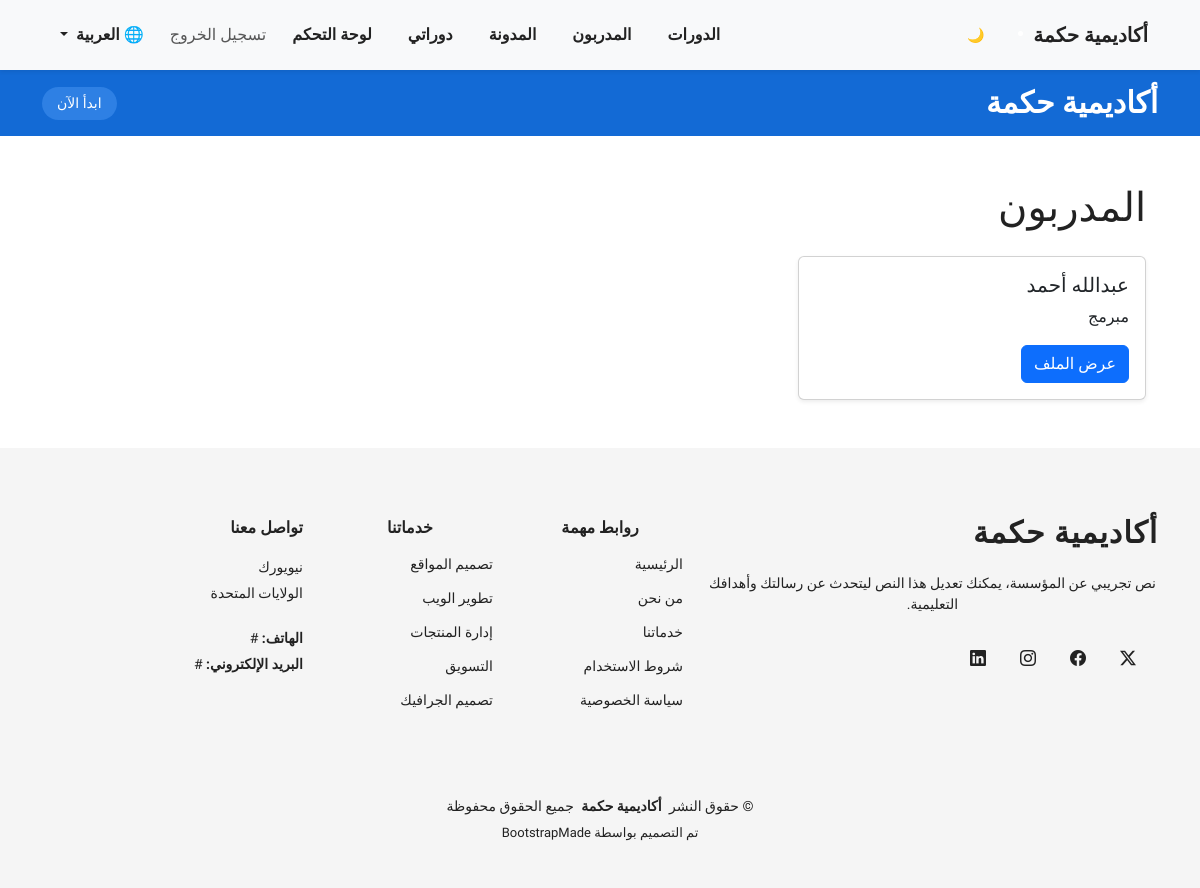
Page /ar/courses/instructors/ (signed in) on the earlier database version.
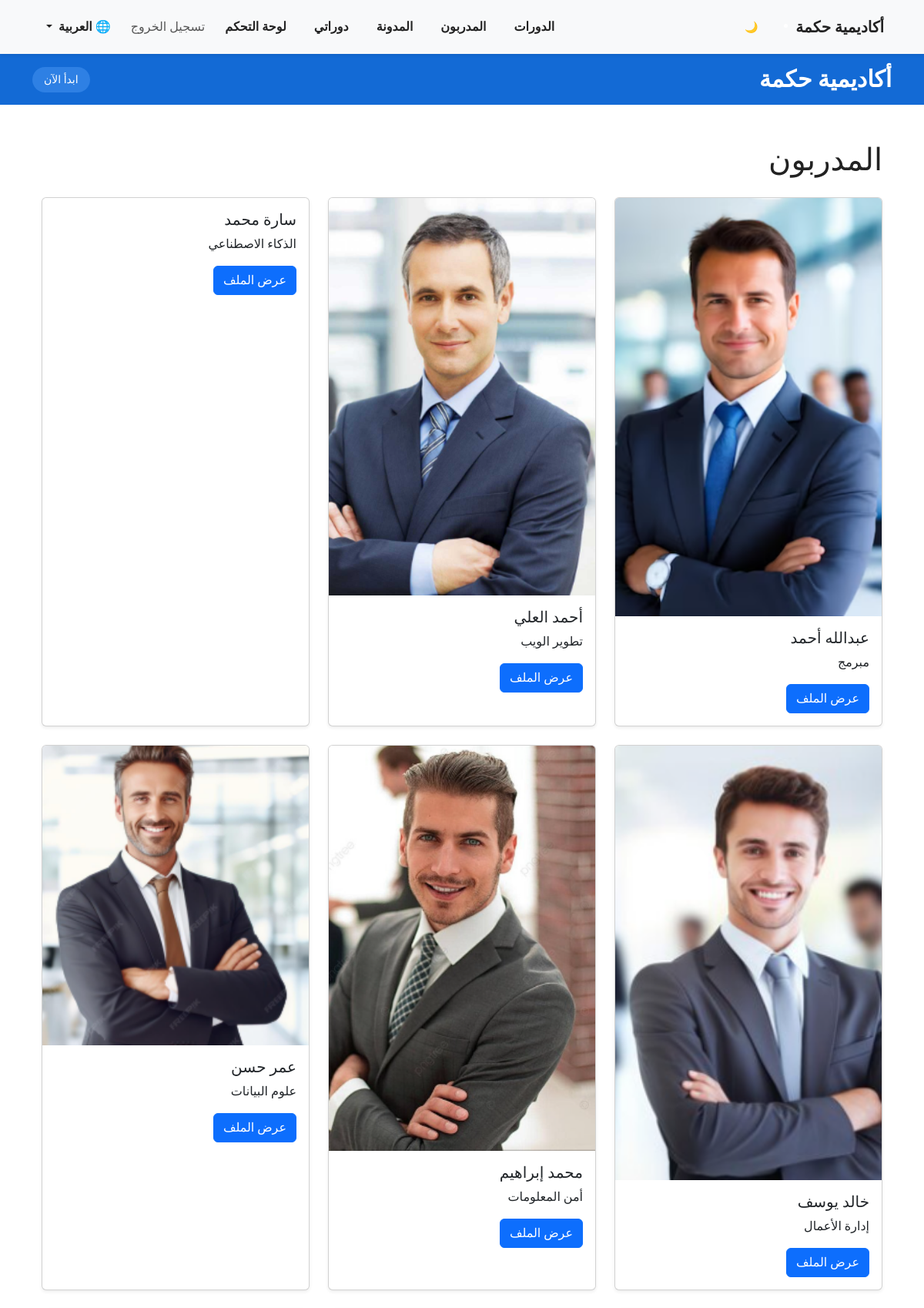
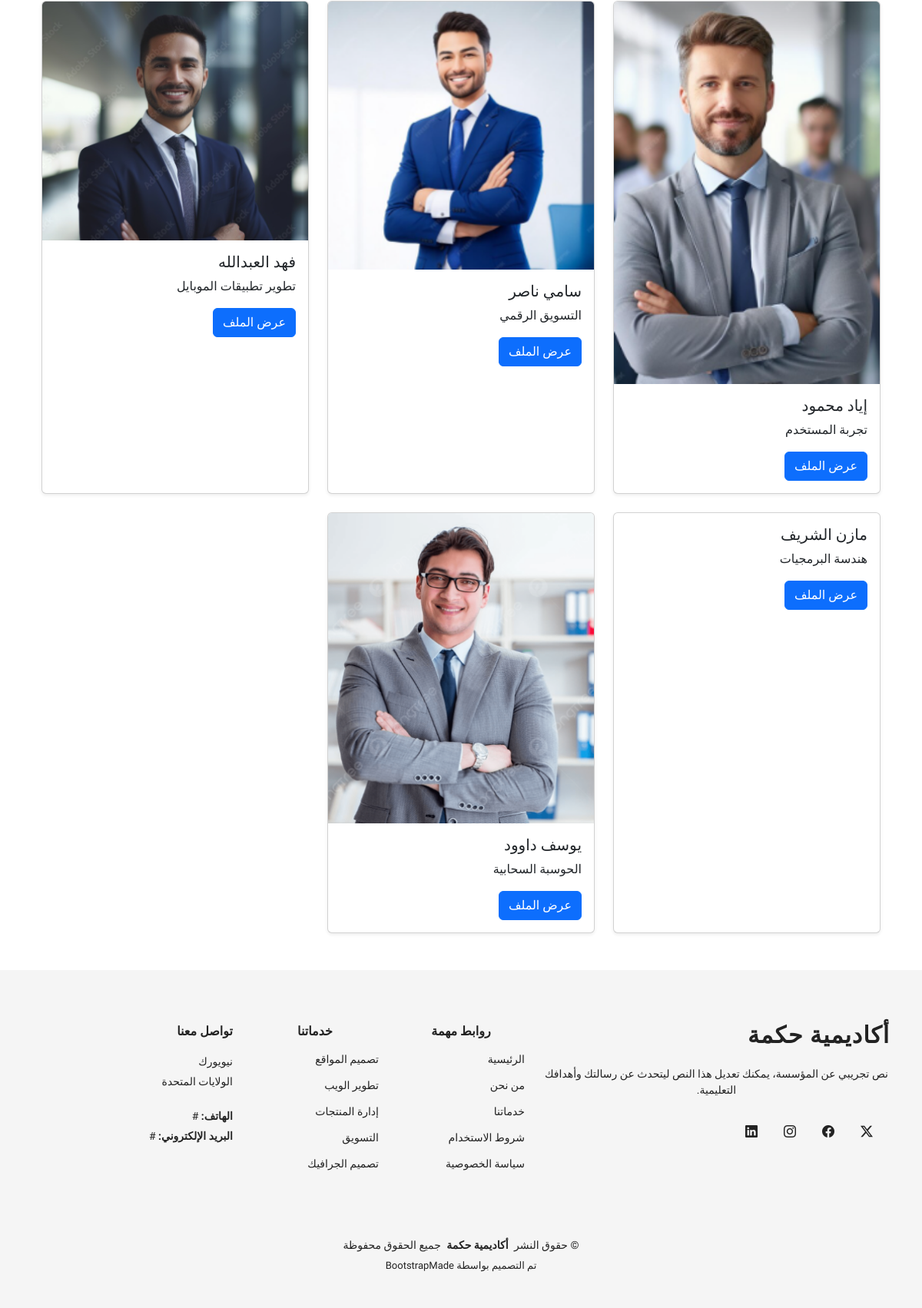
Same page on the later database version (2 pictures, top to bottom).
### courses/models.py (models this page shows, shortened)
class Instructor(models.Model):
    full_name = models.CharField(max_length=100, verbose_name=_("الاسم الكامل"))
    bio = models.TextField(blank=True, verbose_name=_("نبذة"))
    specialty = models.CharField(max_length=100, blank=True, verbose_name=_("التخصص"))
    photo = models.ImageField(upload_to='instructors/', blank=True, null=True, verbose_name=_("صورة المدرب"))
    email = models.EmailField(unique=True, verbose_name=_("البريد الإلكتروني"))
    rating = models.FloatField(default=0.0, verbose_name=_("التقييم"))
    facebook = models.URLField(blank=True, verbose_name=_("فيسبوك"))
    twitter = models.URLField(blank=True, verbose_name=_("تويتر"))
    linkedin = models.URLField(blank=True)
    user = models.OneToOneField(User, on_delete=models.CASCADE, related_name='instructor_profile')

### courses/views.py (the view)
# urls.py: path('instructors/', views.instructors_view, name='instructors'),
@login_required
def instructors_view(request):
    instructors = Instructor.objects.all()
    return render(request, 'courses/instructors.html', {'instructors': instructors})

### courses/templates/courses/instructors.html
{% extends 'base.html' %}
{% load i18n static %}
{% block content %}
<div class="container my-5">
    <h1 class="mb-4">{% trans "المدربون" %}</h1>
    <div class="row g-4">
        {% for instructor in instructors %}
        <div class="col-md-4">
            <div class="card h-100 shadow-sm">
                {% if instructor.photo %}
                <img src="{{ instructor.photo.url }}" class="card-img-top" alt="{{ instructor.full_name }}">
                {% endif %}
                <div class="card-body">
                    <h5 class="card-title">{{ instructor.full_name }}</h5>
                    <p class="card-text">{{ instructor.specialty }}</p>
                    <a href="{% url 'courses:instructor_profile' instructor.id %}" class="btn btn-primary">{% trans "عرض الملف" %}</a>
                </div>
            </div>
        </div>
        {% empty %}
        <p>{% trans "لا يوجد مدربون بعد." %}</p>
        {% endfor %}
    </div>
</div>
{% endblock %}

### templates/base.html (shortened to what this page needs)
{% load i18n static %}
{% get_current_language as LANGUAGE_CODE %}
<!DOCTYPE html>
<html lang="{{ LANGUAGE_CODE }}" dir="{% if LANGUAGE_CODE == 'ar' %}rtl{% else %}ltr{% endif %}">
<head>
<link href="https://cdn.jsdelivr.net/npm/bootstrap@5.3.0/dist/css/bootstrap.rtl.min.css" rel="stylesheet">
<link rel="stylesheet" href="https://cdn.jsdelivr.net/npm/bootstrap-icons@1.11.1/font/bootstrap-icons.css">
<link href="https://unpkg.com/aos@2.3.4/dist/aos.css" rel="stylesheet">
<link href="https://cdn.jsdelivr.net/npm/swiper/swiper-bundle.min.css" rel="stylesheet">
<link rel="stylesheet" href="{% static 'css/main.css' %}">
</head>
<body>
    {% include "includes/header.html" %}
    <main class="container">
        {% block content %}{% endblock %}
    </main>
    {% include "includes/footer.html" %}
</body>
</html>

### templates/includes/header.html
{% load i18n static %}
<header id="header" class="header d-flex align-items-center sticky-top">
  <div class="container-fluid container-xl position-relative d-flex align-items-center justify-content-between">
    <a href="{% url 'home_page' %}" class="logo d-flex align-items-center me-auto">
      <h1 class="sitename">{% trans "أكاديمية حكمة" %}</h1>
    </a>
    {% include "includes/navbar.html" %}
    <a class="btn-getstarted" href="{% url 'courses:course_list' %}">
      {% trans "ابدأ الآن" %}
    </a>
  </div>
</header>

### templates/includes/navbar.html (shortened to what this page needs)
{% load i18n static %}
<nav class="navbar navbar-expand-lg navbar-light bg-light fixed-top shadow-sm">
    <div class="container">
        <a class="navbar-brand fw-bold" href="{% url 'home_page' %}">
            {% trans "أكاديمية حكمة" %}
        </a>
        <li class="nav-item">
          <button onclick="toggleDarkMode()" class="btn btn-outline-light btn-sm ms-2">
            🌙
          </button>
        </li>
        <div class="collapse navbar-collapse" id="mainNavbar">
            <ul class="navbar-nav ms-auto mb-2 mb-lg-0 align-items-lg-center">
                <li class="nav-item">
                    <a class="nav-link" href="{% url 'courses:course_list' %}">{% trans "الدورات" %}</a>
                </li>
                <li class="nav-item">
                    <a class="nav-link" href="{% url 'courses:instructors' %}">{% trans "المدربون" %}</a>
                </li>
                <li class="nav-item">
                    <a class="nav-link" href="{% url 'blog:blog_list' %}">{% trans "المدونة" %}</a>
                </li>
                {% if user.is_authenticated %}
                    <li class="nav-item">
                        <a class="nav-link" href="{% url 'courses:my_courses' %}">{% trans "دوراتي" %}</a>
                    </li>
                    {% if user.is_superuser %}
                        <li class="nav-item">
                            <a class="nav-link" href="{% url 'dashboard:home' %}">{% trans "لوحة التحكم" %}</a>
                        </li>
                    {% endif %}
                    <li class="nav-item">
                        <form method="post" action="{% url 'logout' %}" class="d-inline">
                            <button type="submit" class="btn btn-link nav-link px-2">
                                {% trans "تسجيل الخروج" %}
                            </button>
                        </form>
                    </li>
                {% else %}
                    <li class="nav-item">
                        <a class="nav-link" href="{% url 'login' %}">{% trans "تسجيل الدخول" %}</a>
                    </li>
                {% endif %}
                <li class="nav-item dropdown">
                    <a class="nav-link dropdown-toggle" href="#" role="button" data-bs-toggle="dropdown">
                        🌐 {% if LANGUAGE_CODE == "ar" %}العربية{% else %}English{% endif %}
                    </a>
                </li>
            </ul>
        </div>
    </div>
</nav>

### templates/includes/messages.html (shortened to what this page needs)
{% load i18n static %}

### templates/includes/footer.html
{% load i18n static %}
<footer id="footer" class="footer accent-background">
  <div class="container footer-top">
    <div class="row gy-4">
      <div class="col-lg-5 col-md-12 footer-about">
        <a href="{% url 'home_page' %}" class="logo d-flex align-items-center">
          <span class="sitename">{% trans "أكاديمية حكمة" %}</span>
        </a>
        <p>{% trans "نص تجريبي عن المؤسسة، يمكنك تعديل هذا النص ليتحدث عن رسالتك وأهدافك التعليمية." %}</p>
        <div class="social-links d-flex mt-4">
          <a href="#"><i class="bi bi-twitter-x"></i></a>
          <a href="#"><i class="bi bi-facebook"></i></a>
          <a href="#"><i class="bi bi-instagram"></i></a>
          <a href="#"><i class="bi bi-linkedin"></i></a>
        </div>
      </div>
      <div class="col-lg-2 col-6 footer-links">
        <h4>{% trans "روابط مهمة" %}</h4>
        <ul>
          <li><a href="#">{% trans "الرئيسية" %}</a></li>
          <li><a href="#">{% trans "من نحن" %}</a></li>
          <li><a href="#">{% trans "خدماتنا" %}</a></li>
          <li><a href="#">{% trans "شروط الاستخدام" %}</a></li>
          <li><a href="#">{% trans "سياسة الخصوصية" %}</a></li>
        </ul>
      </div>
      <div class="col-lg-2 col-6 footer-links">
        <h4>{% trans "خدماتنا" %}</h4>
        <ul>
          <li><a href="#">{% trans "تصميم المواقع" %}</a></li>
          <li><a href="#">{% trans "تطوير الويب" %}</a></li>
          <li><a href="#">{% trans "إدارة المنتجات" %}</a></li>
          <li><a href="#">{% trans "التسويق" %}</a></li>
          <li><a href="#">{% trans "تصميم الجرافيك" %}</a></li>
        </ul>
      </div>
      <div class="col-lg-3 col-md-12 footer-contact text-center text-md-start">
        <h4>{% trans "تواصل معنا" %}</h4>
        <p>{% trans "نيويورك" %}</p>
        <p>{% trans "الولايات المتحدة" %}</p>
        <p class="mt-4"><strong>{% trans "الهاتف:" %}</strong> <span>#</span></p>
        <p><strong>{% trans "البريد الإلكتروني:" %}</strong> <span>#</span></p>
      </div>
    </div>
  </div>
  <div class="container copyright text-center mt-4">
    <p>© {% trans "حقوق النشر" %} <strong class="px-1 sitename">{% trans "أكاديمية حكمة" %}</strong> {% trans "جميع الحقوق محفوظة" %}</p>
    <div class="credits">
      {% trans "تم التصميم بواسطة" %} <a href="https://bootstrapmade.com/">BootstrapMade</a>
    </div>
  </div>
</footer>

Differences in the rows shown:
changed Instructor "عبدالله أحمد": photo: picture added
added Instructor: photo (picture), full_name "أحمد العلي", specialty "تطوير الويب"
added Instructor: full_name "سارة محمد", specialty "الذكاء الاصطناعي"
added Instructor: photo (picture), full_name "خالد يوسف", specialty "إدارة الأعمال"
added Instructor: photo (picture), full_name "محمد إبراهيم", specialty "أمن المعلومات"
added Instructor: photo (picture), full_name "عمر حسن", specialty "علوم البيانات"
added Instructor: photo (picture), full_name "إياد محمود", specialty "تجربة المستخدم"
added Instructor: photo (picture), full_name "سامي ناصر", specialty "التسويق الرقمي"
added Instructor: photo (picture), full_name "فهد العبدالله", specialty "تطوير تطبيقات الموبايل"
added Instructor: full_name "مازن الشريف", specialty "هندسة البرمجيات"
added Instructor: photo (picture), full_name "يوسف داوود", specialty "الحوسبة السحابية"
